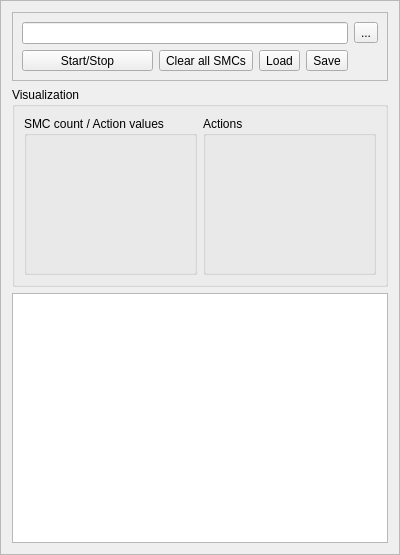
<?xml version="1.0" encoding="UTF-8"?>
<ui version="4.0">
 <class>SMCWindow</class>
 <widget class="QFrame" name="SMCWindow">
  <property name="geometry">
   <rect>
    <x>0</x>
    <y>0</y>
    <width>400</width>
    <height>555</height>
   </rect>
  </property>
  <property name="windowTitle">
   <string>SMCs</string>
  </property>
  <property name="windowIcon">
   <iconset resource="robotino-ressources.qrc">
    <normaloff>:/icons/SMCcircle.png</normaloff>:/icons/SMCcircle.png</iconset>
  </property>
  <property name="frameShape">
   <enum>QFrame::StyledPanel</enum>
  </property>
  <property name="frameShadow">
   <enum>QFrame::Raised</enum>
  </property>
  <layout class="QVBoxLayout" name="verticalLayout" stretch="0,1,2">
   <item>
    <widget class="QFrame" name="frame">
     <property name="frameShape">
      <enum>QFrame::StyledPanel</enum>
     </property>
     <property name="frameShadow">
      <enum>QFrame::Raised</enum>
     </property>
     <layout class="QGridLayout" name="gridLayout">
      <item row="0" column="0" colspan="4">
       <widget class="QLineEdit" name="lineEdit"/>
      </item>
      <item row="0" column="4">
       <widget class="QToolButton" name="fileChooseButton">
        <property name="text">
         <string>...</string>
        </property>
       </widget>
      </item>
      <item row="1" column="0">
       <widget class="QToolButton" name="startStopButton">
        <property name="sizePolicy">
         <sizepolicy hsizetype="Preferred" vsizetype="Fixed">
          <horstretch>0</horstretch>
          <verstretch>0</verstretch>
         </sizepolicy>
        </property>
        <property name="text">
         <string>Start/Stop</string>
        </property>
        <property name="icon">
         <iconset resource="robotino-ressources.qrc">
          <normaloff>:/icons/media-playback-start.png</normaloff>
          <normalon>:/icons/media-playback-stop.png</normalon>:/icons/media-playback-start.png</iconset>
        </property>
        <property name="checkable">
         <bool>true</bool>
        </property>
       </widget>
      </item>
      <item row="1" column="3">
       <widget class="QToolButton" name="saveButton">
        <property name="sizePolicy">
         <sizepolicy hsizetype="Fixed" vsizetype="Preferred">
          <horstretch>0</horstretch>
          <verstretch>0</verstretch>
         </sizepolicy>
        </property>
        <property name="text">
         <string>Save</string>
        </property>
       </widget>
      </item>
      <item row="1" column="2">
       <widget class="QToolButton" name="loadButton">
        <property name="sizePolicy">
         <sizepolicy hsizetype="Fixed" vsizetype="Preferred">
          <horstretch>0</horstretch>
          <verstretch>0</verstretch>
         </sizepolicy>
        </property>
        <property name="text">
         <string>Load</string>
        </property>
       </widget>
      </item>
      <item row="1" column="1">
       <widget class="QToolButton" name="clearButton">
        <property name="sizePolicy">
         <sizepolicy hsizetype="Fixed" vsizetype="Preferred">
          <horstretch>0</horstretch>
          <verstretch>0</verstretch>
         </sizepolicy>
        </property>
        <property name="text">
         <string>Clear all SMCs</string>
        </property>
       </widget>
      </item>
     </layout>
    </widget>
   </item>
   <item>
    <widget class="QGroupBox" name="visualizationBox">
     <property name="sizePolicy">
      <sizepolicy hsizetype="Preferred" vsizetype="MinimumExpanding">
       <horstretch>0</horstretch>
       <verstretch>0</verstretch>
      </sizepolicy>
     </property>
     <property name="minimumSize">
      <size>
       <width>0</width>
       <height>200</height>
      </size>
     </property>
     <property name="title">
      <string>Visualization</string>
     </property>
     <property name="flat">
      <bool>true</bool>
     </property>
     <layout class="QHBoxLayout" name="horizontalLayout">
      <item>
       <widget class="QGroupBox" name="smcBox">
        <property name="title">
         <string>SMC count / Action values</string>
        </property>
        <property name="flat">
         <bool>true</bool>
        </property>
        <layout class="QVBoxLayout" name="verticalLayout_2">
         <item>
          <widget class="QwtPlot" name="predictionPlot">
           <property name="sizePolicy">
            <sizepolicy hsizetype="Preferred" vsizetype="Preferred">
             <horstretch>0</horstretch>
             <verstretch>0</verstretch>
            </sizepolicy>
           </property>
          </widget>
         </item>
         <item>
          <widget class="QwtPlot" name="reliabilityPlot">
           <property name="sizePolicy">
            <sizepolicy hsizetype="Preferred" vsizetype="Preferred">
             <horstretch>0</horstretch>
             <verstretch>0</verstretch>
            </sizepolicy>
           </property>
          </widget>
         </item>
        </layout>
       </widget>
      </item>
      <item>
       <widget class="QGroupBox" name="actionValueBox">
        <property name="title">
         <string>Actions</string>
        </property>
        <property name="flat">
         <bool>true</bool>
        </property>
        <layout class="QVBoxLayout" name="verticalLayout_4"/>
       </widget>
      </item>
     </layout>
    </widget>
   </item>
   <item>
    <widget class="QTextEdit" name="textBox"/>
   </item>
  </layout>
 </widget>
 <customwidgets>
  <customwidget>
   <class>QwtPlot</class>
   <extends>QFrame</extends>
   <header>qwt_plot.h</header>
   <container>1</container>
  </customwidget>
 </customwidgets>
 <resources>
  <include location="robotino-ressources.qrc"/>
 </resources>
 <connections/>
</ui>
